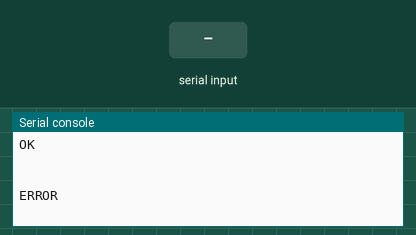
Recording of a program running on a simulated ESP8266 board running MicroPython. Parts: the last lines printed to the serial console. Inputs (shaded band) come from the test bench. The modem accepts every AT command (registered, SIM ready, sends succeed) and sends nothing else; the modem answers ERROR to commands that open or use a data connection.

Above: at 16.2 s.
16.3 s: "1\n" received over the second serial link
At 17.1 s:
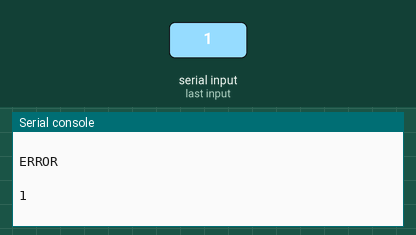
17.8 s: "0\n" received over the second serial link
At 18.2 s:
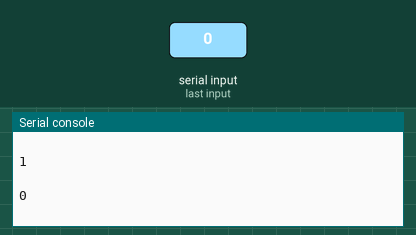
19.3 s: "2\n" received over the second serial link
At 20.6 s:
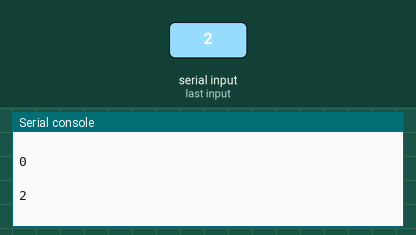

Measured:
- after the input at 16.3 s, the serial console: prints a new line at once (image 1)
- after the input at 17.8 s, the serial console: prints a new line at once (image 2)
- after the input at 19.3 s, the serial console: prints a new line at once (image 3)

The program:

TCP_Client.py
```python
from machine import UART, Pin
import utime,time

SSID='TP-LINK_4B0D'
password = 'weilixia2250wuguanmi'
ServerIP = '192.168.0.103'
Port = '5000'

uart = UART(1, baudrate=115200, rx=Pin(5), tx=Pin(4), timeout=10)


def sendCMD(cmd,ack,timeout=2000):
    uart.write(cmd+'\r\n')
    t = utime.ticks_ms()
    while (utime.ticks_ms() - t) < timeout:
        s=uart.read()
        if(s != None):
            s=s.decode()
            print(s)
            if(s.find(ack) >= 0):
                return True
    return False

uart.write('+++')
time.sleep(1)
if(uart.any()>0):uart.read()
sendCMD("AT","OK")
sendCMD("AT+CWMODE=3","OK")
sendCMD("AT+CWJAP=\""+SSID+"\",\""+password+"\"","OK",20000)
sendCMD("AT+CIFSR","OK")
sendCMD("AT+CIPSTART=\"TCP\",\""+ServerIP+"\","+Port,"OK",10000)
sendCMD("AT+CIPMODE=1","OK")
sendCMD("AT+CIPSEND",">")

uart.write('Hello World !!!\r\n')
uart.write('ESP8266 TCP Client\r\n')
while True:
    s=uart.read()
    if(s != None):
        s=s.decode()
        print(s)
```
